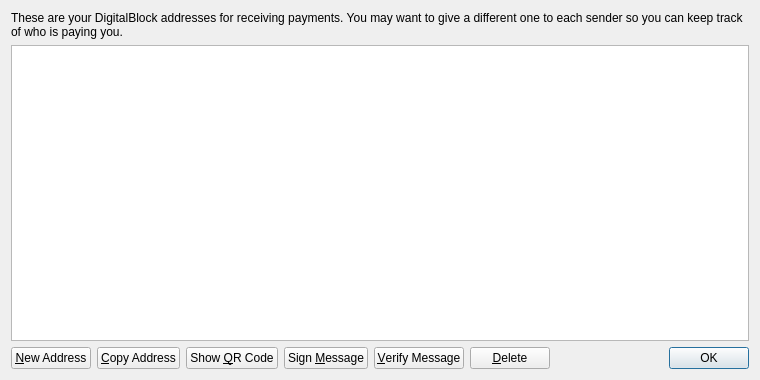
<?xml version="1.0" encoding="UTF-8"?>
<ui version="4.0">
 <class>AddressBookPage</class>
 <widget class="QWidget" name="AddressBookPage">
  <property name="geometry">
   <rect>
    <x>0</x>
    <y>0</y>
    <width>760</width>
    <height>380</height>
   </rect>
  </property>
  <property name="windowTitle">
   <string>Address Book</string>
  </property>
  <layout class="QVBoxLayout" name="verticalLayout">
   <item>
    <widget class="QLabel" name="labelExplanation">
     <property name="text">
      <string>These are your DigitalBlock addresses for receiving payments. You may want to give a different one to each sender so you can keep track of who is paying you.</string>
     </property>
     <property name="textFormat">
      <enum>Qt::PlainText</enum>
     </property>
     <property name="wordWrap">
      <bool>true</bool>
     </property>
    </widget>
   </item>
   <item>
    <widget class="QTableView" name="tableView">
     <property name="contextMenuPolicy">
      <enum>Qt::CustomContextMenu</enum>
     </property>
     <property name="toolTip">
      <string>Double-click to edit address or label</string>
     </property>
     <property name="tabKeyNavigation">
      <bool>false</bool>
     </property>
     <property name="alternatingRowColors">
      <bool>true</bool>
     </property>
     <property name="selectionMode">
      <enum>QAbstractItemView::SingleSelection</enum>
     </property>
     <property name="selectionBehavior">
      <enum>QAbstractItemView::SelectRows</enum>
     </property>
     <property name="sortingEnabled">
      <bool>true</bool>
     </property>
     <attribute name="verticalHeaderVisible">
      <bool>false</bool>
     </attribute>
    </widget>
   </item>
   <item>
    <layout class="QHBoxLayout" name="horizontalLayout">
     <item>
      <widget class="QPushButton" name="newAddressButton">
       <property name="toolTip">
        <string>Create a new address</string>
       </property>
       <property name="text">
        <string>&amp;New Address</string>
       </property>
       <property name="icon">
        <iconset resource="../bitcoin.qrc">
         <normaloff>:/icons/add</normaloff>:/icons/add</iconset>
       </property>
      </widget>
     </item>
     <item>
      <widget class="QPushButton" name="copyToClipboard">
       <property name="toolTip">
        <string>Copy the currently selected address to the system clipboard</string>
       </property>
       <property name="text">
        <string>&amp;Copy Address</string>
       </property>
       <property name="icon">
        <iconset resource="../bitcoin.qrc">
         <normaloff>:/icons/editcopy</normaloff>:/icons/editcopy</iconset>
       </property>
      </widget>
     </item>
     <item>
      <widget class="QPushButton" name="showQRCode">
       <property name="text">
        <string>Show &amp;QR Code</string>
       </property>
       <property name="icon">
        <iconset resource="../bitcoin.qrc">
         <normaloff>:/icons/qrcode</normaloff>:/icons/qrcode</iconset>
       </property>
      </widget>
     </item>
     <item>
      <widget class="QPushButton" name="signMessage">
       <property name="toolTip">
        <string>Sign a message to prove you own a DigitalBlock address</string>
       </property>
       <property name="text">
        <string>Sign &amp;Message</string>
       </property>
       <property name="icon">
        <iconset resource="../bitcoin.qrc">
         <normaloff>:/icons/edit</normaloff>:/icons/edit</iconset>
       </property>
      </widget>
     </item>
     <item>
      <widget class="QPushButton" name="verifyMessage">
       <property name="toolTip">
        <string>Verify a message to ensure it was signed with a specified DigitalBlock address</string>
       </property>
       <property name="text">
        <string>&amp;Verify Message</string>
       </property>
       <property name="icon">
        <iconset resource="../bitcoin.qrc">
         <normaloff>:/icons/transaction_0</normaloff>:/icons/transaction_0</iconset>
       </property>
      </widget>
     </item>
     <item>
      <widget class="QPushButton" name="deleteButton">
       <property name="toolTip">
        <string>Delete the currently selected address from the list</string>
       </property>
       <property name="text">
        <string>&amp;Delete</string>
       </property>
       <property name="icon">
        <iconset resource="../bitcoin.qrc">
         <normaloff>:/icons/remove</normaloff>:/icons/remove</iconset>
       </property>
      </widget>
     </item>
     <item>
      <spacer name="horizontalSpacer">
       <property name="orientation">
        <enum>Qt::Horizontal</enum>
       </property>
       <property name="sizeHint" stdset="0">
        <size>
         <width>40</width>
         <height>20</height>
        </size>
       </property>
      </spacer>
     </item>
     <item>
      <widget class="QDialogButtonBox" name="buttonBox">
       <property name="sizePolicy">
        <sizepolicy hsizetype="Maximum" vsizetype="Fixed">
         <horstretch>0</horstretch>
         <verstretch>0</verstretch>
        </sizepolicy>
       </property>
       <property name="standardButtons">
        <set>QDialogButtonBox::Ok</set>
       </property>
      </widget>
     </item>
    </layout>
   </item>
  </layout>
 </widget>
 <resources>
  <include location="../bitcoin.qrc"/>
 </resources>
 <connections/>
</ui>
